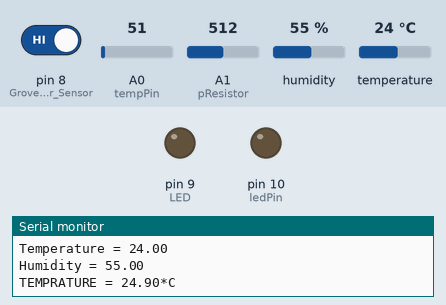
This sketch was run on a simulated Arduino Uno, built with avr-gcc and run on an emulated ATmega328P. On the bench: output pins drawn as LEDs (lit = HIGH), the last lines printed to the serial monitor. Inputs (shaded band) come from the test bench; at power-on: A1 (pResistor) = 512, pin 8 (Grove_Water_Sensor) HIGH, A0 (tempPin) = 51, humidity 55 %, temperature 24 °C.

Above: at 7.3 s.
7.4 s: A1 (pResistor) set to 28
14.7 s: A1 (pResistor) set to 23
At 19.7 s:
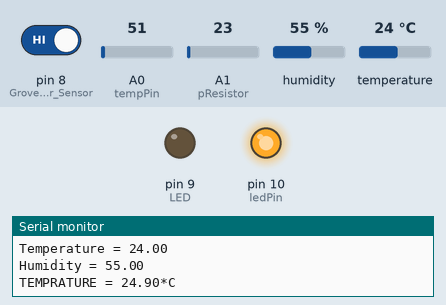
22.0 s: pin 8 (Grove_Water_Sensor) driven LOW
At 26.7 s:
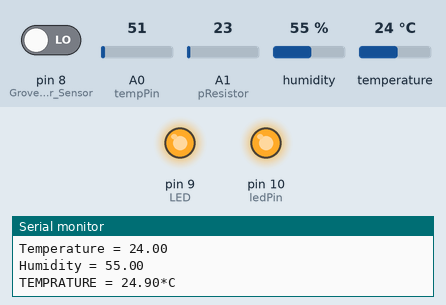
29.3 s: A1 (pResistor) set to 30
At 32.6 s:
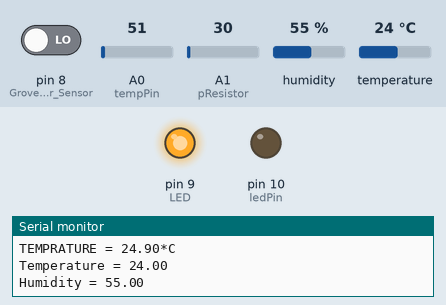
36.6 s: pin 8 (Grove_Water_Sensor) driven HIGH
At 39.7 s:
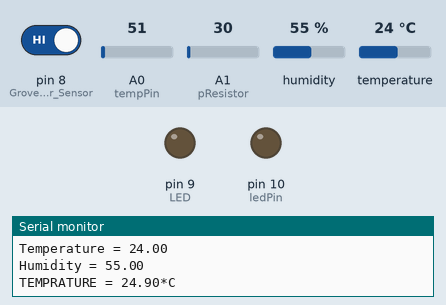
Timing chart, 0 to 41.2 s (numbered marks = the images above; inputs shaded):
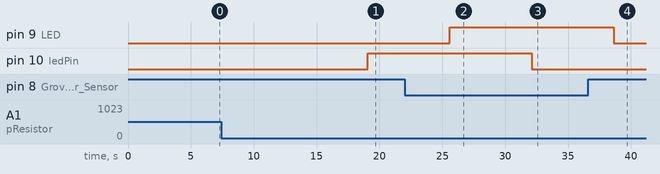

The sketch:

sketch_temperature.ino
```cpp
/* Use a photoresistor (or photocell) to turn on an LED in the dark
   More info and circuit schematic: http://www.ardumotive.com/how-to-use-a-photoresistor-en.html
   Dev: Michalis Vasilakis // Date: 8/6/2015 // www.ardumotive.com */


//Constants
const int pResistor = A1; // Photoresistor at Arduino analog pin A1
const int ledPin=10;     // Led pin at Arduino pin 10

//Variables
int value;          // Store value from photoresistor (0-1023)


#define Grove_Water_Sensor 8 // Attach Water sensor to Arduino Digital Pin 8
#define LED 9 // Attach an LED to Digital Pin 9 (or use onboard LED)

#include <dht.h>

dht DHT;

#define DHT11_PIN 7

int val;
int tempPin = 0;

void setup()
{
Serial.begin(9600);
pinMode(Grove_Water_Sensor, INPUT); // The Water Sensor is an Input
   pinMode(LED, OUTPUT); // The LED is an Output
   pinMode(ledPin, OUTPUT);  // Set lepPin - 10 n as an output
 pinMode(pResistor, INPUT);// Set pResistor - A0 pin as an input (optional)
}
void loop()
{
val = analogRead(tempPin);
float mv = ( val/1024.0)*5000;
float cel = mv/10;
float farh = (cel*9)/5 + 32;

Serial.print("TEMPRATURE = ");
Serial.print(cel);
Serial.print("*C");
Serial.println();
delay(1000);
int chk = DHT.read11(DHT11_PIN);
  Serial.print("Temperature = ");
  Serial.println(DHT.temperature);
  Serial.print("Humidity = ");
  Serial.println(DHT.humidity);
  delay(5000);
 /* The water sensor will switch LOW when water is detected.
   Get the Arduino to illuminate the LED and activate the buzzer
   when water is detected, and switch both off when no water is present */
   if( digitalRead(Grove_Water_Sensor) == LOW) {
      digitalWrite(LED,HIGH);
   }else {
      digitalWrite(LED,LOW);
   }
value = analogRead(pResistor);

  //You can change value "25"
  if (value > 25){
    digitalWrite(ledPin,LOW); // led off
  }
  else{
    digitalWrite(ledPin,HIGH); // led on
  }

  delay(500); //Small delay

}
```

Measured:
- the behaviour switches between 26 and 25 on A1 (pResistor) (found by bisection; images 0 and 1)
- after the input at 14.7 s, pin 10 (ledPin): LOW → HIGH after 4.4 s
- after the input at 22.0 s, pin 9 (LED): LOW → HIGH after 3.6 s
- after the input at 29.3 s, pin 10 (ledPin): HIGH → LOW after 2.8 s
- after the input at 36.6 s, pin 9 (LED): HIGH → LOW after 2.1 s
